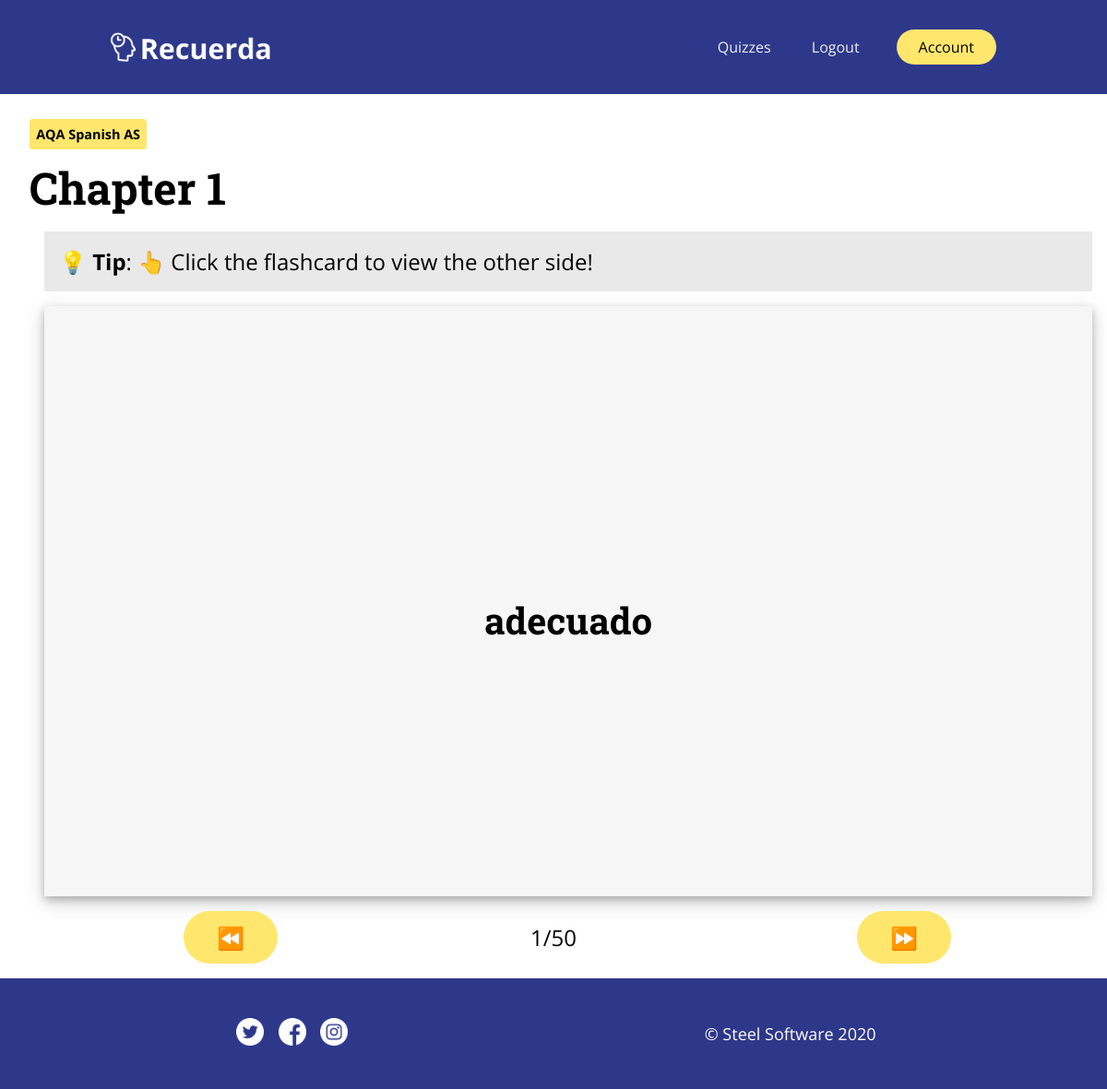
The page /quiz/1 (signed in) on the database its author committed.
### quiz_program/models.py (models this page shows, shortened)
class Textbook(db.Model):
    id = db.Column(db.Integer, primary_key=True)
    title = db.Column(db.String(100), nullable=False)
    chapters = db.relationship('Chapter', backref='textbook', lazy=True)

class Quiz(db.Model):
    id = db.Column(db.Integer, primary_key=True)
    title = db.Column(db.String(100), nullable=False)
    questions = db.relationship('Question', backref='quiz', lazy=True)
    chapter_id = db.Column(db.Integer, db.ForeignKey('chapter.id'))

class Question(db.Model):
    id = db.Column(db.Integer, primary_key=True)
    term = db.Column(db.String(100), nullable=False)
    definition = db.Column(db.Text, nullable=False)
    quiz_id = db.Column(db.Integer, db.ForeignKey('quiz.id'), nullable=False)

### quiz_program/routes.py (the view)
@app.route("/quiz/<int:quiz_id>")
@login_required
def quiz(quiz_id):
    quiz = Quiz.query.get_or_404(quiz_id)
    questions = Question.query.filter_by(quiz_id=quiz_id)
    questions_length = len(list(questions))
    return render_template('quiz.html', title=quiz.title, quiz=quiz, questions=questions, questions_length=questions_length, textbook_id = quiz.chapter.textbook.id)

### quiz_program/models.py (called while the page is built)
@login_manager.user_loader
def load_user(user_id):
    return User.query.get(int(user_id))

### quiz_program/templates/quiz.html (shortened to what this page needs)
{% extends "layout.html" %}
{% block content %}
    {% set card_no = 0 %}
    <article>
        <div class="metadata">
            <a href="{{ url_for('textbook', textbook_id=textbook_id) }}" class="textbook">{{ quiz.chapter.textbook.title }}</a>
        </div>
        <h1 id="quiz-title">{{ quiz.title }}</h1>
        <div class="help" id="flashcard-help">
            <p><strong>💡 Tip</strong>: 👆 Click the flashcard to view the other side!</p>
        </div>
        <div class="flashcard" onclick="flip()">
            <h2 id="flashcard-term">{{questions[0].term}}</h2>
        </div>
        <div class="flashcard-controls">
            <button id="backward" onclick="backward()">⏪</button>
            <p id="progress">1/{{questions_length}}</p>
            <button id="forward" onclick="forward()">⏩</button>
        </div>
    </article>
{% endblock content %}

### quiz_program/static/styles.css (style rules this page uses)
* { margin: 0; box-sizing: border-box; padding: 0; font-family: 'Open Sans', sans-serif; }
li, a, button { font-size: 1em; text-decoration: none; }
button { padding: 0.5em 1.5em; background-color: rgba(255, 230, 109, 1); border: none; border-radius: 50px; cursor: pointer; transition: all 0.3s ease 0s; color: black; margin-left: 1.25em; }
.container h1 { font-family: 'Roboto Slab', serif; font-size: 3em; padding: 1em 0 0 0; }
.container h2 { font-family: 'Roboto Slab', serif; font-size: 2.5em; padding: 1em 0 0 0; }
p { font-size: 1.5em; }
.metadata { margin: 1em 0; }
.textbook { font-size: 0.9em; padding: 0.5em; background-color: #FFE66D; border-radius: 0.25em; color: black; font-weight: bold; margin: 0.25em 0; }
#quiz-title { padding-top: 0; }
.flashcard { width: 100%; margin: 1em; height: 40em; background-color: rgb(246, 246, 246); color: black; display: flex; justify-content: center; align-items: center; box-shadow: 0 4px 8px 0 rgba(0, 0, 0, 0.2), 0 6px 20px 0 rgba(0, 0, 0, 0.19); cursor: pointer; }
.flashcard-controls { display: flex; justify-content: space-around; align-items: center; width: 100%; height: auto; }
.flashcard-controls button { font-size: 1.5em; }
.help { width: 100%; padding: 1em; background-color: rgb(233, 233, 233); color: black; margin: 1em; }

### rows shown on the page
Textbook: chapter.textbook "AQA Spanish AS"
Quiz: title "Chapter 1"
Question: term "adecuado"

### other values the page prints
{{ questions_length }} "50"
